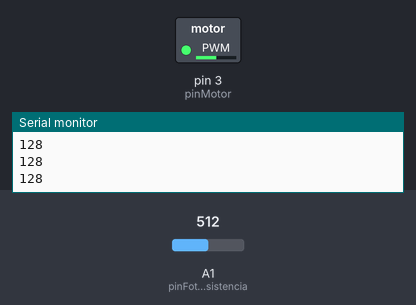
A sketch run on a simulated Arduino Uno, built with avr-gcc and run on an emulated ATmega328P. Parts: switched loads named in the sketch (green lamp = pin HIGH), the last lines printed to the serial monitor. Inputs (shaded band) come from the test bench; at power-on: A1 (pinFotoResistencia) = 512.

Above: at 1.2 s.
1.3 s: A1 (pinFotoResistencia) set to 716
At 2.3 s:
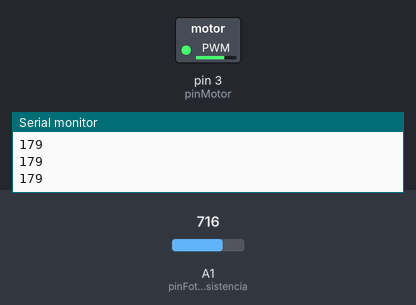
2.8 s: A1 (pinFotoResistencia) set to 900
At 3.5 s:
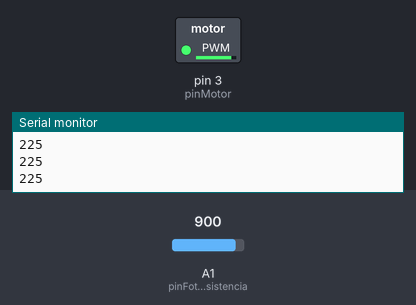
4.3 s: A1 (pinFotoResistencia) set to 122
At 4.6 s:
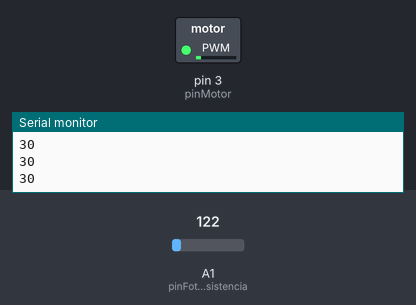
5.8 s: A1 (pinFotoResistencia) set to 0
At 7.0 s:
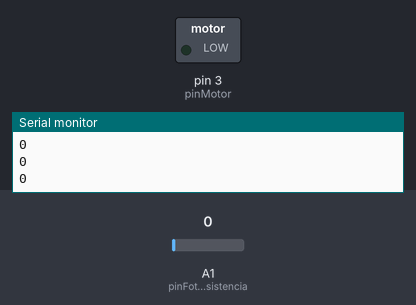
Timing chart, 0 to 8.3 s (numbered marks = the images above; inputs shaded):
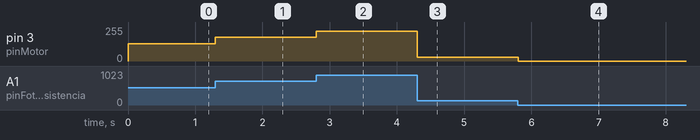

The sketch:

ControlMotorLuminosidad.ino
```cpp
int pinFotoResistencia = 1;
int pinMotor = 3;

void setup() {
  Serial.begin(9600);
  pinMode(pinMotor, OUTPUT);
  pinMode(pinFotoResistencia, INPUT);
}

void loop() {
  Serial.println(analogRead(pinFotoResistencia)/4);
  analogWrite(pinMotor, analogRead(pinFotoResistencia)/4);
}
```

Measured:
- after the input at 1.3 s, pin 3 (pinMotor): 128/255 → 179/255 at once
- after the input at 2.8 s, pin 3 (pinMotor): 179/255 → 225/255 at once
- after the input at 4.3 s, pin 3 (pinMotor): 225/255 → 30/255 at once
- after the input at 5.8 s, pin 3 (pinMotor): 30/255 → 0/255 at once
